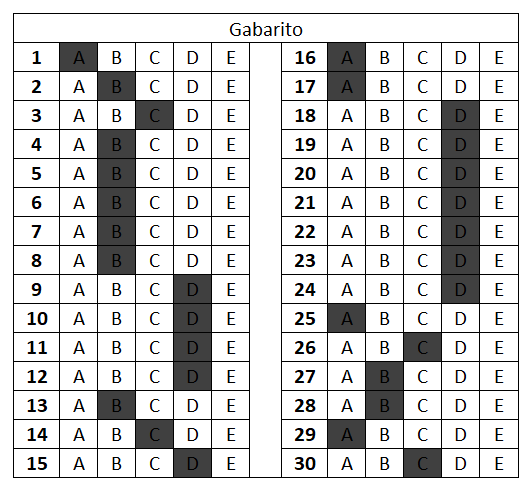
#> input picture img/GabaritoBase.png, 530 x 482 px, found by its file name
$ python gabtest.py
#> lines starting #> are read from the running program, lines starting #| are printed output that depends on the picture; after the words box and inside, x2 and y2 are one past the last pixel; in counts of white or black regions, pixels touching at a corner belong together
import cv2
import numpy as np


# Carregue a imagem
img = cv2.imread(r'C:\Users\madu_\Documents\ProjetoGabarito\img\GabaritoBase.png')
#> img is the input picture: shape (482, 530, 3); mean B, G, R 208.8, 208.8, 208.8

# Converta a imagem para tons de cinza
imgGray = cv2.cvtColor(img, cv2.COLOR_BGR2GRAY)
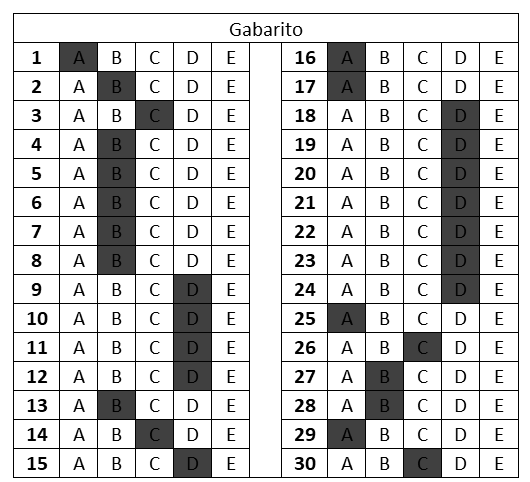
#> imgGray: shape (482, 530); min 0, max 255, mean 208.8

# Aplique a adaptação de limiar
imgTh = cv2.adaptiveThreshold(imgGray, 255, cv2.ADAPTIVE_THRESH_GAUSSIAN_C, cv2.THRESH_BINARY_INV, 11, 12)
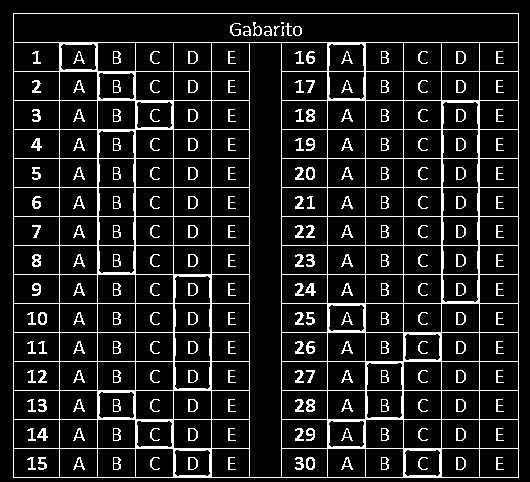
#> imgTh: shape (482, 530); 11.6% white in thin lines or dots

# Aplique a dilatação para melhorar as características
kernel = np.ones((2, 2), np.uint8)
imgDil = cv2.dilate(imgTh, kernel)
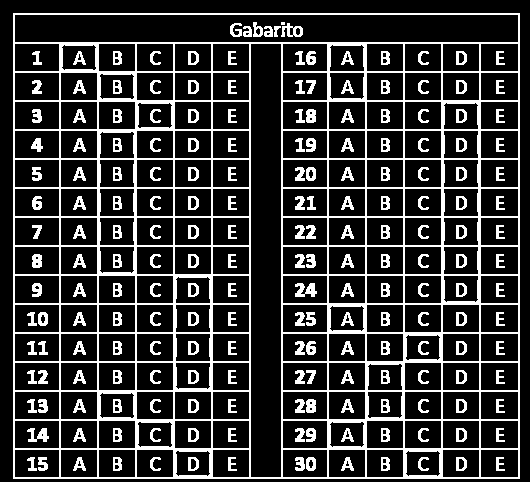
#> imgDil: shape (482, 530); 19.9% white; 207 white regions (1 under 20 px)

# Encontre os contornos na imagem dilatada
contours, _ = cv2.findContours(imgDil, cv2.RETR_EXTERNAL, cv2.CHAIN_APPROX_NONE)
#> contours = 1 contour; box (x1, y1, x2, y2) and area: (13, 13, 520, 479) 235290

# Encontre o maior contorno com base na área
maiorCtn = max(contours, key=cv2.contourArea)
#> maiorCtn = contour of 1942 points, box (x1, y1, x2, y2) (13, 13, 520, 479), area 235290

# Obtenha as coordenadas da caixa delimitadora do maior contorno
x, y, w, h = cv2.boundingRect(maiorCtn)
#> x = 13; y = 13; w = 507; h = 466

# Recorte a região de interesse (ROI)
recorte = img[y:y + h, x:x + w]
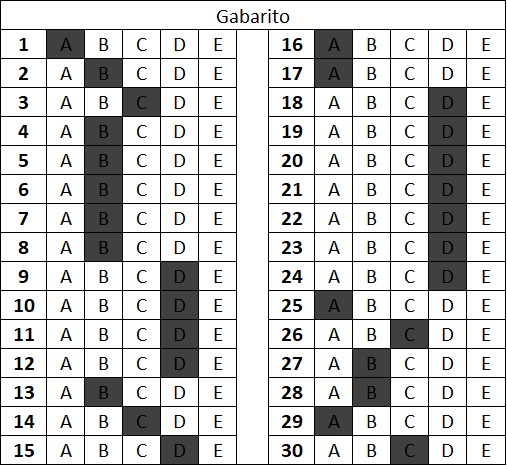
#> recorte: shape (466, 507, 3); mean B, G, R 205, 205, 205

# Redimensione o recorte para exibição
recorte = cv2.resize(recorte, (400, 500))
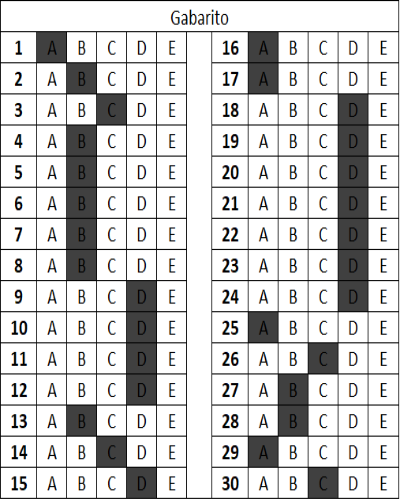
#> recorte: shape (500, 400, 3); mean B, G, R 205, 205, 205


cv2.rectangle(img,(10,130),(250,100), (0,255,0),3 )
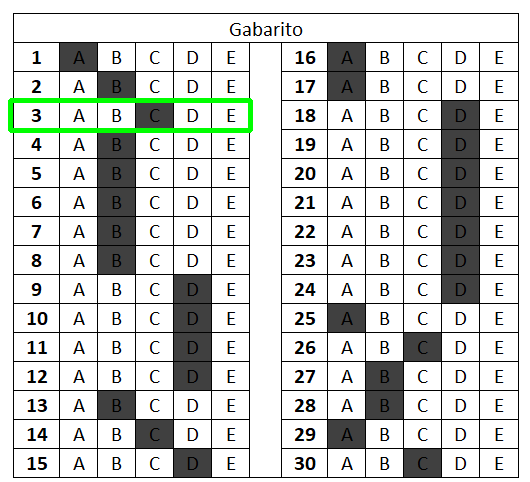
#> img: shape (482, 530, 3); 1.05% of pixels changed, all inside (x1, y1, x2, y2) = (8, 98, 253, 133)

# Exiba a imagem dilatada
cv2.imshow('video', img)


# Aguarde até que uma tecla seja pressionada e, em seguida, feche a janela
cv2.waitKey(0)
cv2.destroyAllWindows()

$ run again, with img/RespAluno.png copied over img/GabaritoBase.png
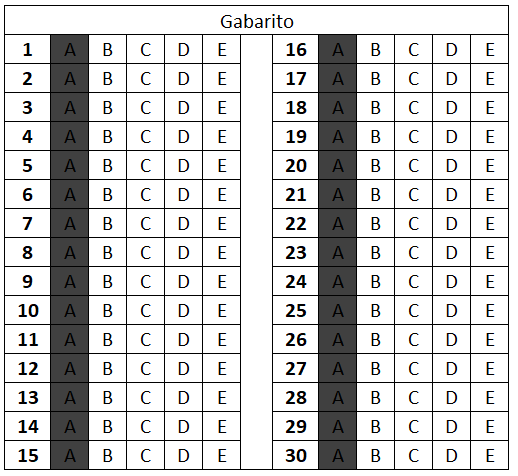
#> input picture img/RespAluno.png, 518 x 476 px, found by its file name
#> img is the input picture: shape (476, 518, 3); mean B, G, R 207.1, 207.1, 207.1
#> `imgTh = cv2.adaptiveThreshold(imgGray, 255, cv2.ADAPTIVE_THRESH_GAUSSI..`:
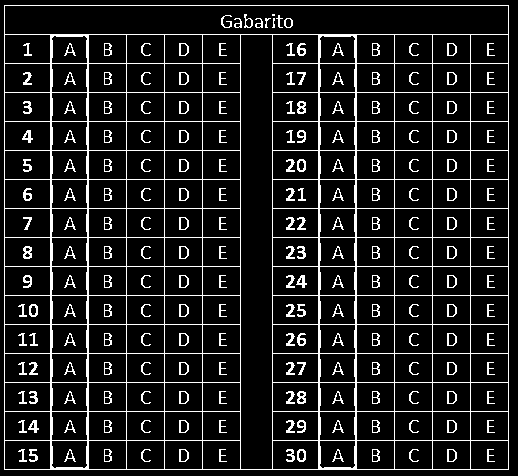
#> imgTh: shape (476, 518); 11.2% white in thin lines or dots
#> imgDil: shape (476, 518); 19.8% white in thin lines or dots
#> contours = 1 contour; box (x1, y1, x2, y2) and area: (4, 5, 510, 471) 234825
#> maiorCtn = contour of 1940 points, box (x1, y1, x2, y2) (4, 5, 510, 471), area 234825
#> x = 4; y = 5; w = 506; h = 466
#> `cv2.rectangle(img,(10,130),(250,100), (0,255,0),3 )`:
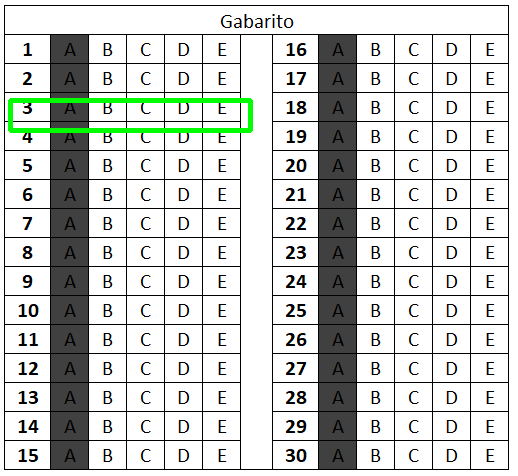
#> img: shape (476, 518, 3); 1.09% of pixels changed, all inside (x1, y1, x2, y2) = (8, 98, 253, 133)
